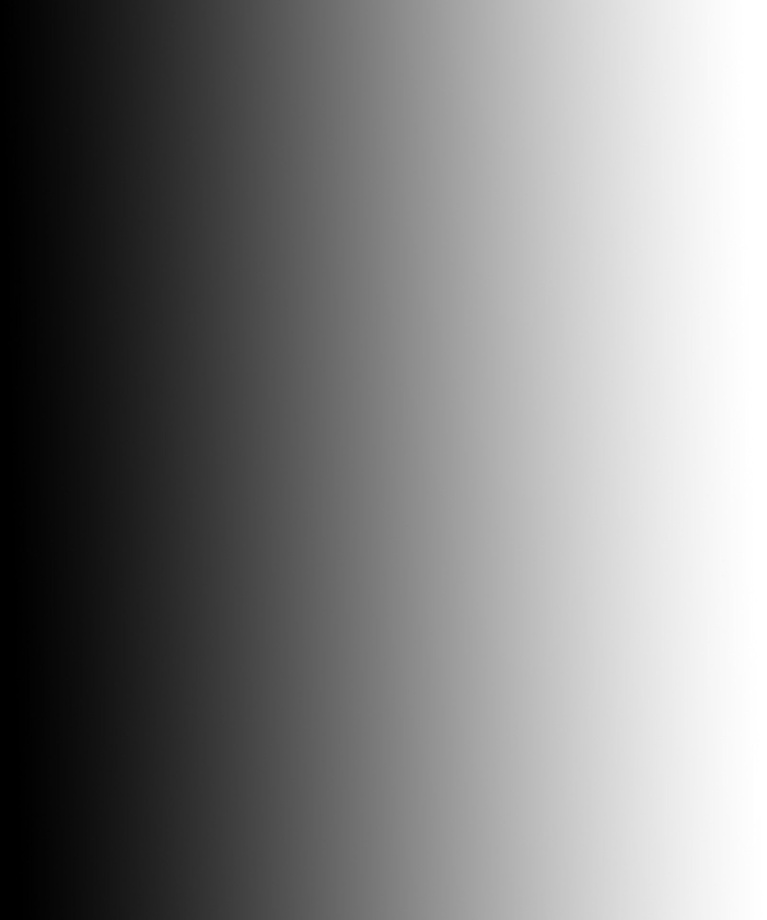
#> input picture Data/Gradient.jpg, 767 x 920 px, shrunk from 1600 x 1920 before the run
$ jupyter execute ImageTresholding.ipynb   (shell and % lines are left out)
#> lines starting #> are read from the running program, lines starting #| are printed output that depends on the picture; after the words box and inside, x2 and y2 are one past the last pixel; in counts of white or black regions, pixels touching at a corner belong together
<h1>Image Thresholding </h1>

Thresholding is a method of segmenting an image into different parts.<br>
It converts an image grayscale i.e black to white

[cell 1]
import cv2
import matplotlib.pyplot as plt
import numpy as np

<a href="https://docs.opencv.org/4.x/d7/d4d/tutorial_py_thresholding.html">Click here for documentation on the different types of thresholding</a>

<a href="https://docs.opencv.org/4.x/d7/d1b/group__imgproc__misc.html#ggaa9e58d2860d4afa658ef70a9b1115576a147222a96556ebc1d948b372bcd7ac59">Click here for information on the algorithms used in various thresholding methods</a>

[cell 2]
img=cv2.imread("../Data/Gradient.jpg",0)
#> img is the input picture: shape (920, 767); min 0, max 255, mean 127.9
plt.imshow(img,cmap="gray",vmin=0,vmax=255)

[cell 3]
img.max()
#> Out = 255

[cell 4]
ret,thresh1=cv2.threshold(img,127,255,cv2.THRESH_BINARY)
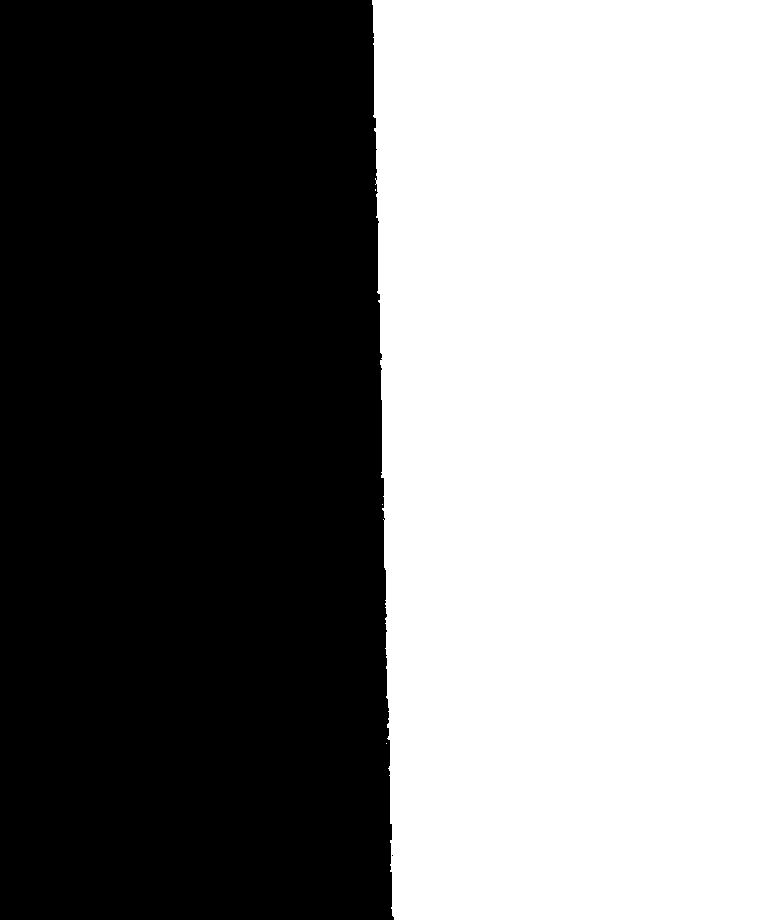
#> thresh1: shape (920, 767); 50.1% white; 2 black regions (1 under 20 px), largest, box (x1, y1, x2, y2) and area: (0, 0, 394, 920) 351985
plt.imshow(thresh1,cmap="gray",vmin=0,vmax=255)
print(ret)

[cell 5]
ret,thresh2=cv2.threshold(img,127,255,cv2.THRESH_BINARY_INV)
plt.imshow(thresh2,cmap="gray",vmin=0,vmax=255)
print(ret)

[cell 6]
ret,thresh3=cv2.threshold(img,127,255,cv2.THRESH_TRUNC)
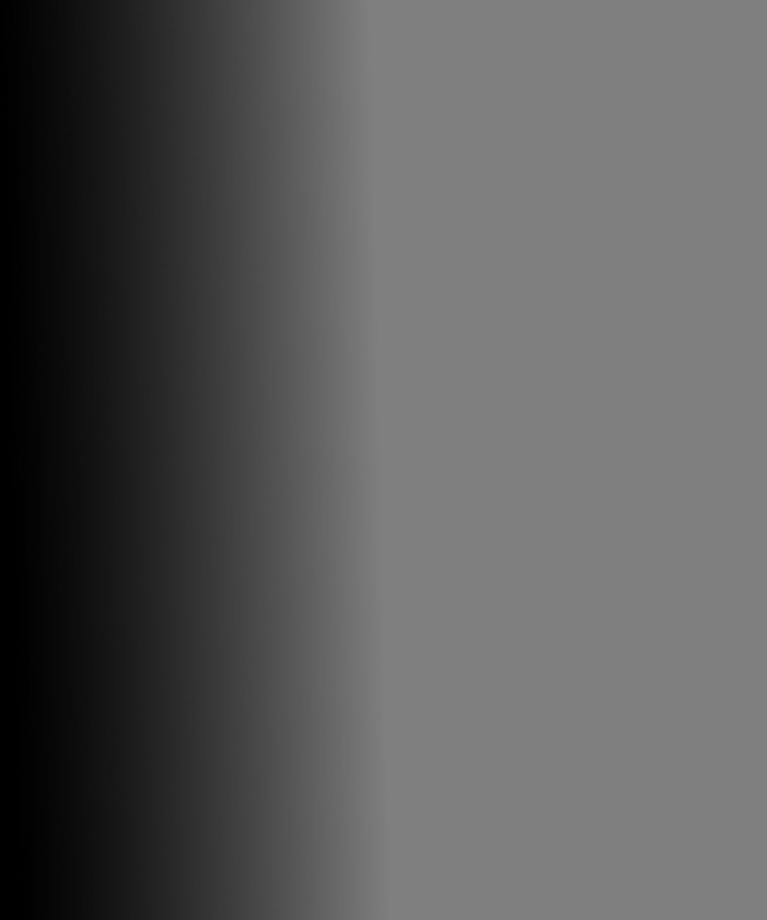
#> thresh3: shape (920, 767); min 0, max 127, mean 90.7
plt.imshow(thresh3,cmap="gray",vmin=0,vmax=255)
print(ret)

[cell 7]
ret,thresh4=cv2.threshold(img,127,255,cv2.THRESH_TOZERO)
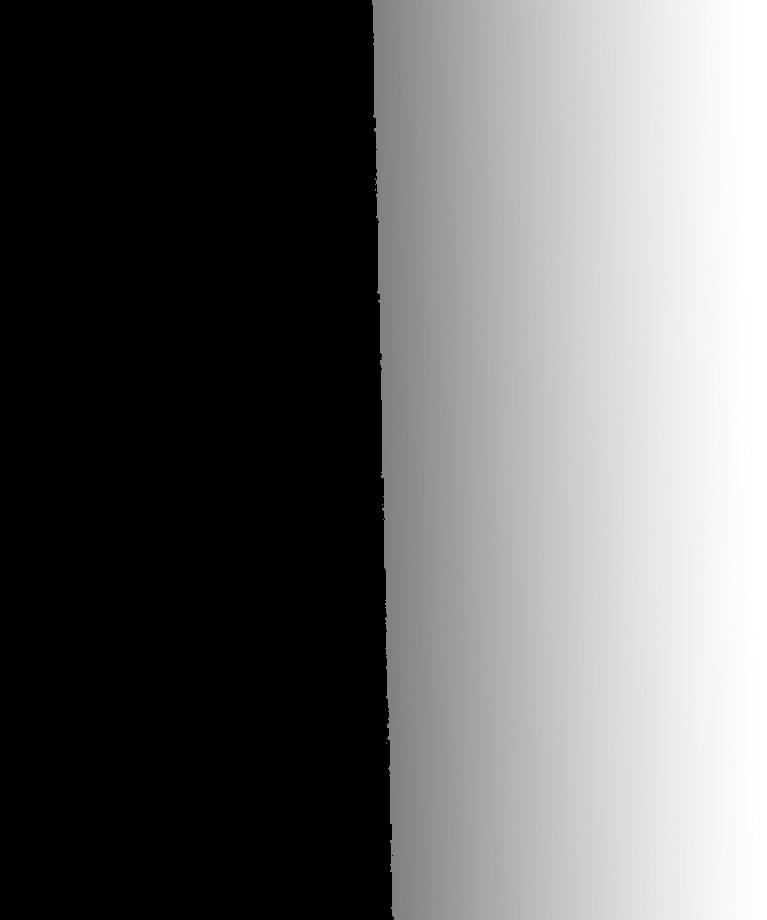
#> thresh4: shape (920, 767); min 0, max 255, mean 100.9
plt.imshow(thresh4,cmap="gray",vmin=0,vmax=255)
print(ret)

[cell 8]
ret,thresh5=cv2.threshold(img,127,255,cv2.THRESH_TOZERO_INV)
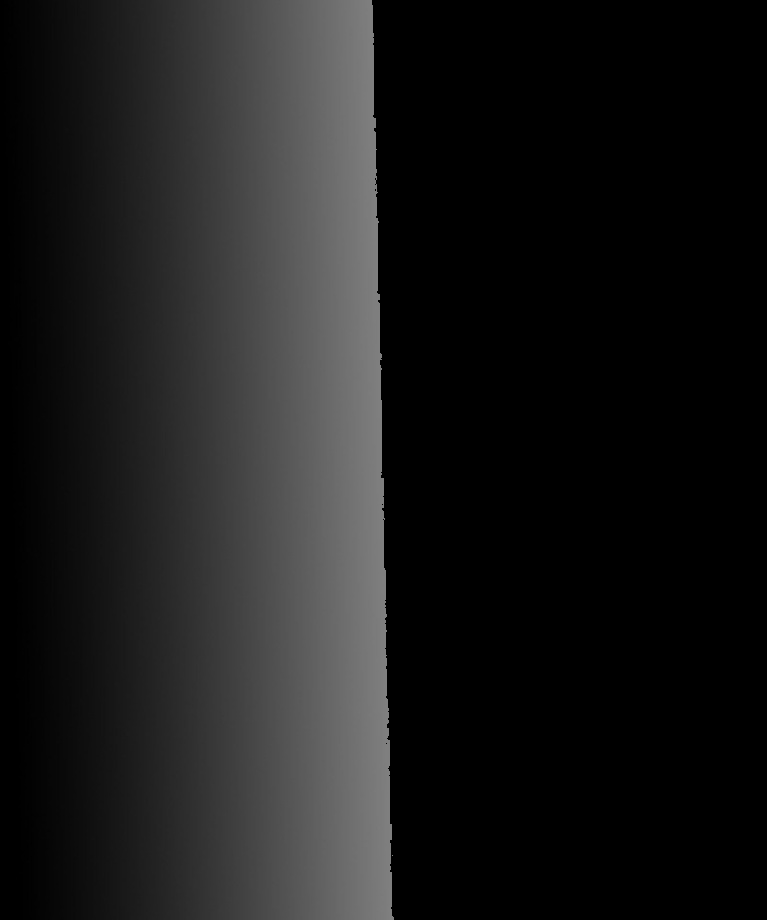
#> thresh5: shape (920, 767); min 0, max 127, mean 27
plt.imshow(thresh5,cmap="gray",vmin=0,vmax=255)
print(ret)

[cell 9]
def ShowImage(image):
    figure=plt.figure(figsize=(15,15))
    ax=figure.add_subplot(111)
    ax.imshow(image,cmap="gray")

[cell 10]
Crossword=cv2.imread("../Data/Crossword.jpg",0)
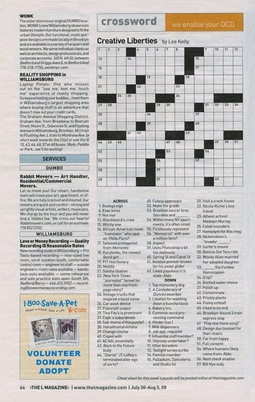
#> input picture Data/Crossword.jpg, 255 x 402 px, shrunk from 532 x 839 before the run
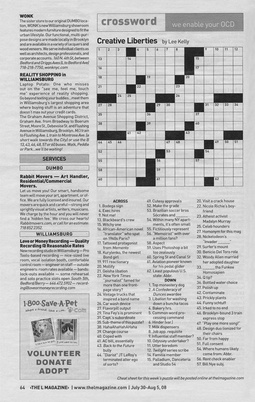
#> Crossword: shape (402, 255); min 3, max 254, mean 194.9
ShowImage(Crossword)

[cell 11]
ret,thresh1=cv2.threshold(Crossword,127,255,cv2.THRESH_BINARY)
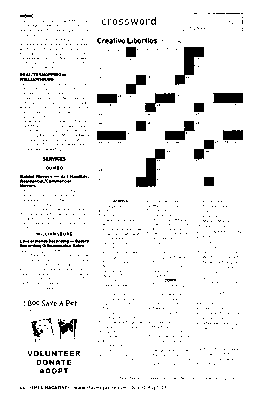
#> thresh1: shape (402, 255); 94.2% white; 873 black regions (834 under 20 px), largest, box (x1, y1, x2, y2) and area: (136, 149, 165, 187) 483, (175, 47, 204, 85) 474, (213, 93, 243, 103) 292
ShowImage(thresh1)

[cell 12]
thresh2=cv2.adaptiveThreshold(Crossword,255,cv2.ADAPTIVE_THRESH_MEAN_C,cv2.THRESH_BINARY,11,8)
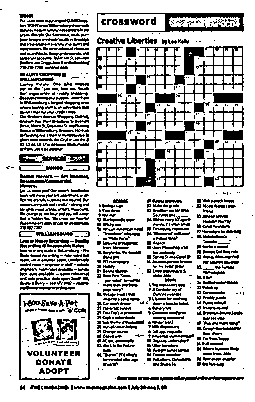
#> thresh2: shape (402, 255); 74.8% white; black in thin lines or dots
ShowImage(thresh2)

Blend of different thresholds can be used

[cell 13]
BlendedImage=cv2.addWeighted(thresh1,0.6,thresh2,0.4,gamma=0)
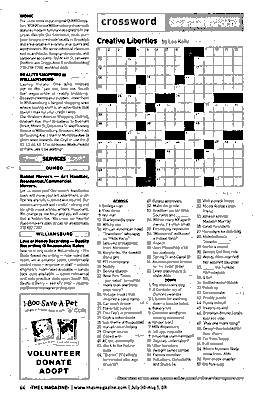
#> BlendedImage: shape (402, 255); min 0, max 255, mean 220.4
ShowImage(BlendedImage)
